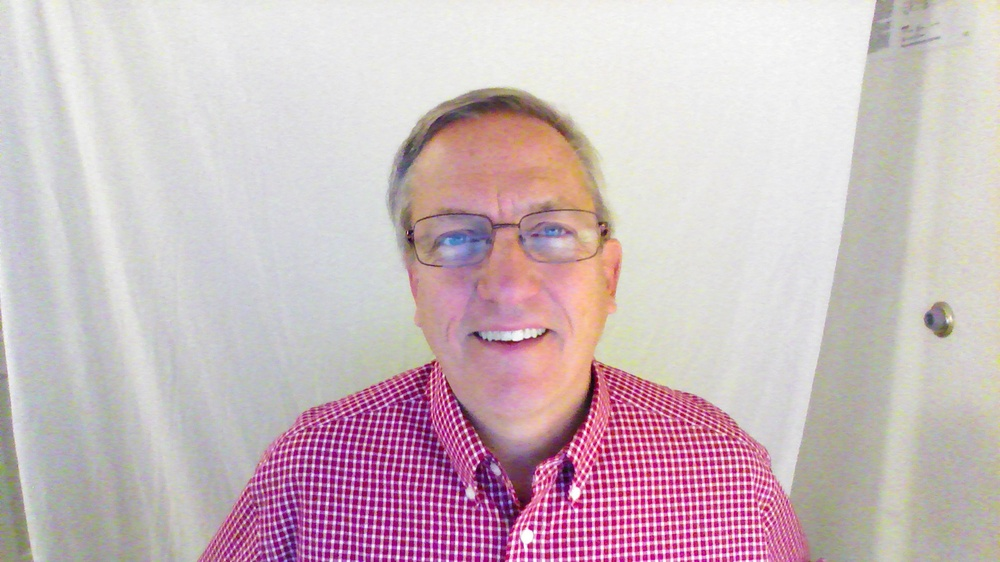
//> input picture Webcam_big_2.jpg, 1000 x 562 px, shrunk from 1920 x 1080 before the run
$ ./prepareImage ../../Webcam_big_2.jpg ../../color-steps.png   (built with g++ and OpenCV 4)
//> lines starting //> are read from the running program, lines starting //| are printed output that depends on the picture; after the words box and inside, x2 and y2 are one past the last pixel; in counts of white or black regions, pixels touching at a corner belong together
#include <stdio.h>
#include "opencv2/imgproc/imgproc.hpp"
#include <opencv2/opencv.hpp>

using namespace cv;

int main(int argc, char** argv ) {
    if ( argc < 3 ) {
        printf("usage: PrepareImage <Image_Path> <output_name> <optional threshold 0-100, defalt 40>\n");
        return -1;
    }
	double threshold_val = 102.0;
	if ( argc == 4) {
			threshold_val = atoi(argv[3])*255/100;
	}

    Mat image, grayscale, thresholded, out;
    image = imread( argv[1], 1 );
//> image is the input picture: 562 rows x 1000 cols, CV_8UC3; mean B, G, R 191.4, 185.7, 205.2

    if ( !image.data ) {
        printf("No image data \n");
        return -1;
    }
    cvtColor(image, grayscale, COLOR_BGR2GRAY);
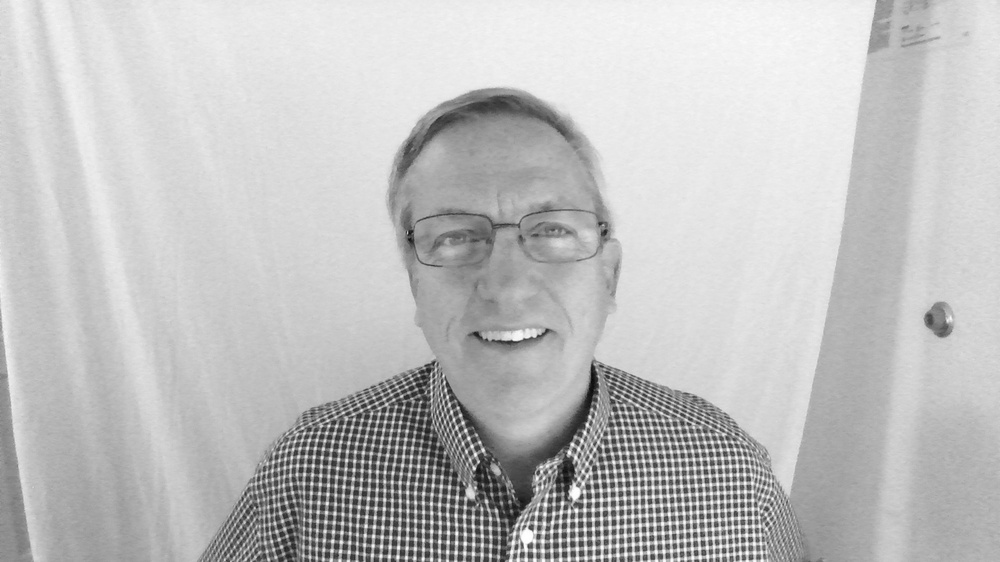
//> grayscale: 562 rows x 1000 cols, CV_8UC1; min 6, max 255, mean 192.2

    threshold(grayscale, thresholded, threshold_val, 255.0, 0);
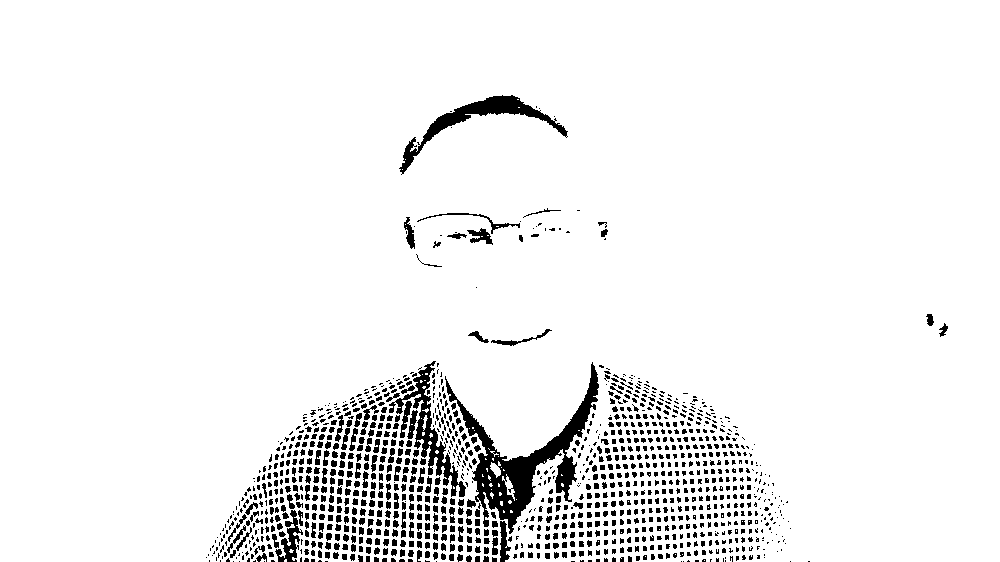
//> thresholded: 562 rows x 1000 cols, CV_8UC1; 93.8% white; 1268 black regions (783 under 20 px), largest, box (x1, y1, x2, y2) and area: (445, 362, 599, 534) 5662, (399, 95, 568, 175) 2173, (389, 361, 466, 497) 1964

    medianBlur(thresholded, out, 23);
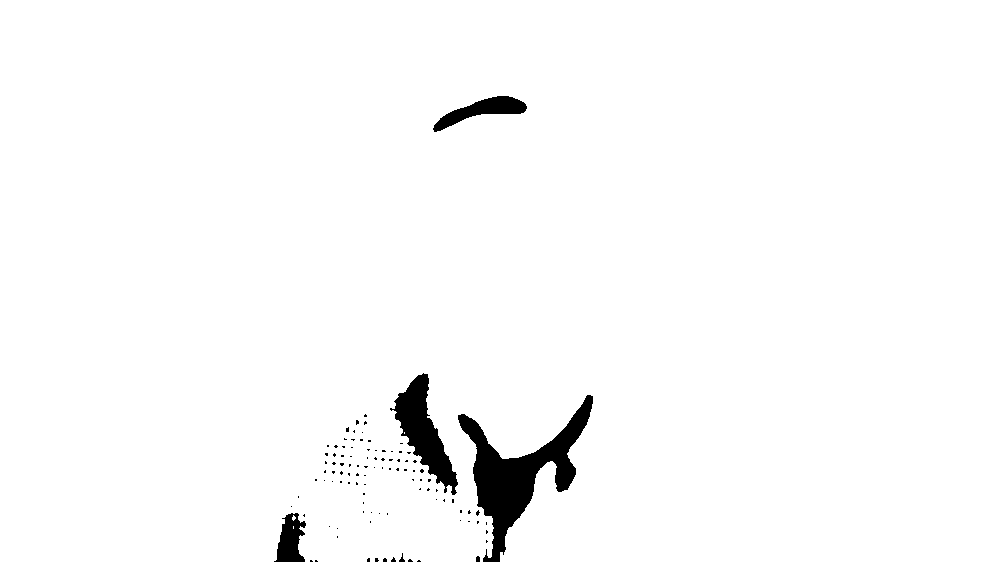
//> out: 562 rows x 1000 cols, CV_8UC1; 97.8% white; 103 black regions (97 under 20 px), largest, box (x1, y1, x2, y2) and area: (458, 395, 593, 562) 6673, (390, 373, 458, 495) 3115, (433, 96, 527, 132) 1293, (274, 513, 306, 562) 975, (399, 553, 405, 562) 24, (476, 556, 480, 562) 22
    char buf[255];
    strcpy(buf, argv[2]);
//> buf = "../../color-steps.png"
    strcat(buf, ".png");
//> buf = "../../color-steps.png.png"
    imwrite(buf, out);

    return 0;
}
